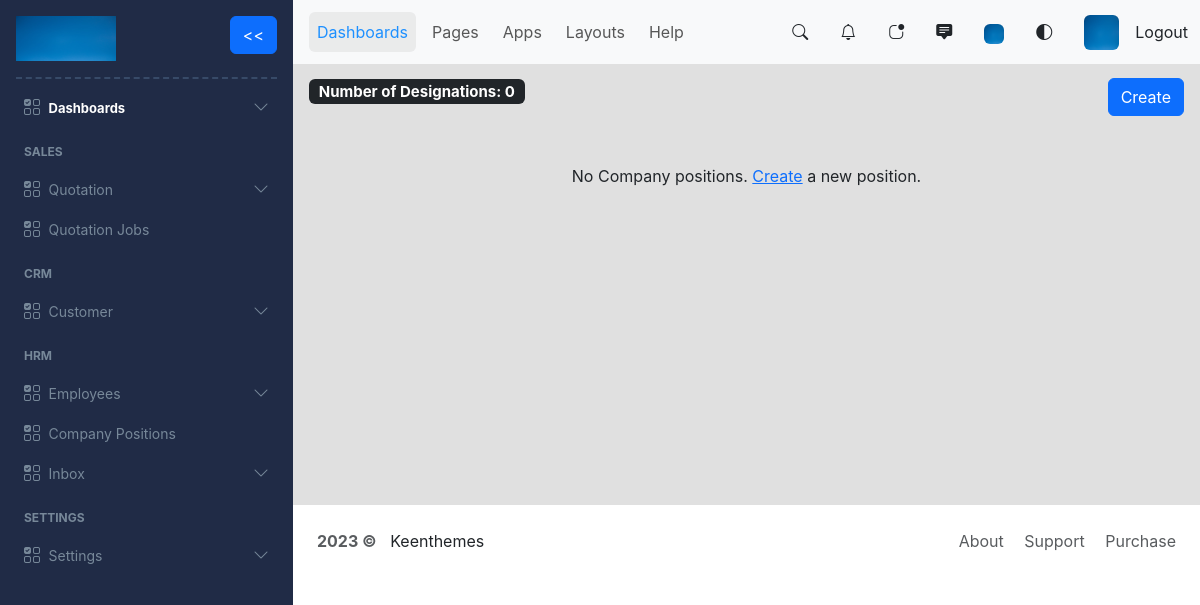
The app's page /view_company_positions (signed in), older data.
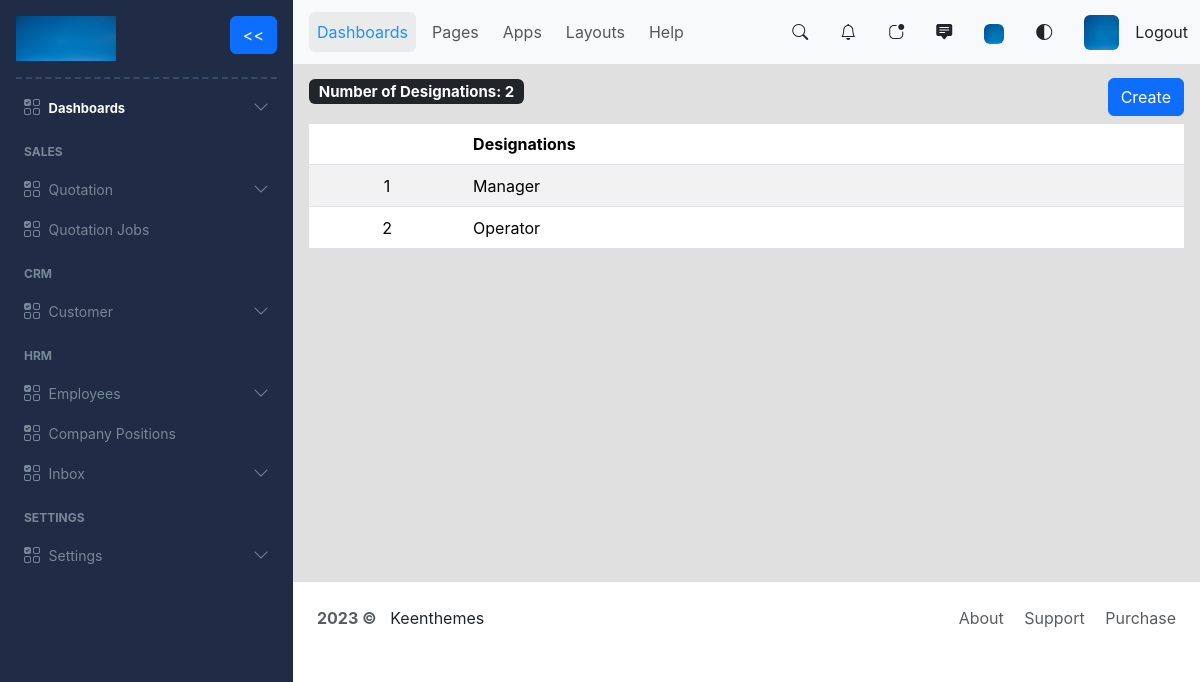
The same page, newer data.
### myapp/models.py (models this page shows, shortened)
class EmployeeDesignation(models.Model):
    id = models.UUIDField(primary_key=True, default=uuid.uuid4, unique=True, editable=False)
    designation = models.CharField(max_length=30)

### myapp/views.py (the view)
# urls.py: path('view_company_positions', views.viewCompanyPositions, name='view_company_positions'),
@login_required
def viewCompanyPositions(request):
    designations = EmployeeDesignation.objects.all().order_by('designation')
    number_of_designations = len(designations)
    designations_exists = designations.exists()
    return render(request, 'hrm/company_positions/company_positions.html',{'designations': designations, 'designations_exists': designations_exists, 'number_of_designations': number_of_designations})

### myapp/templates/hrm/company_positions/company_positions.html (shortened to what this page needs)
{% extends 'index.html' %}
{% block content %}
<div class="d-flex justify-content-between">
    <h5> <span class="badge bg-dark">Number of Designations:  {{ number_of_designations }}</span> </h5>
    <button type="button" class="btn btn-primary" data-bs-toggle="modal" data-bs-target="#createModal" id="createButton">Create</button>
</div>
{% if designations_exists %}
<div class='table-responsive'>
    <table class="table table-striped mt-2 align-middle">
        <thead>
        <tr>
            <th scope="col"></th>
            <th scope="col">Designations</th>
        </tr>
        </thead>
        <tbody>
        {% for designation in designations %}
            <tr style="height: 42px;">
                <td class="text-center">{{forloop.counter}}</td>
                <td><a href="#" style="text-decoration: none; color: black;">{{ designation.designation }}</a></td>
            </tr>
        {% endfor %}
        </tbody>
    </table>
</div>
{% else %}
<div class="d-flex justify-content-center">
    <span class="pt-5">No Company positions. <a href="" data-bs-toggle="modal" data-bs-target="#deleteModal">Create</a> a new position.</span>
</div>
{% endif %}
{% endblock content %}

Row changes from the older to the newer data that the page shows:
added EmployeeDesignation: designation "Manager"
added EmployeeDesignation: designation "Operator"
Text that changed along with them:
{{ number_of_designations }}: "0" → "2"
text no longer shown: "No Company positions. Create a new position."
text now shown: "Designations"
